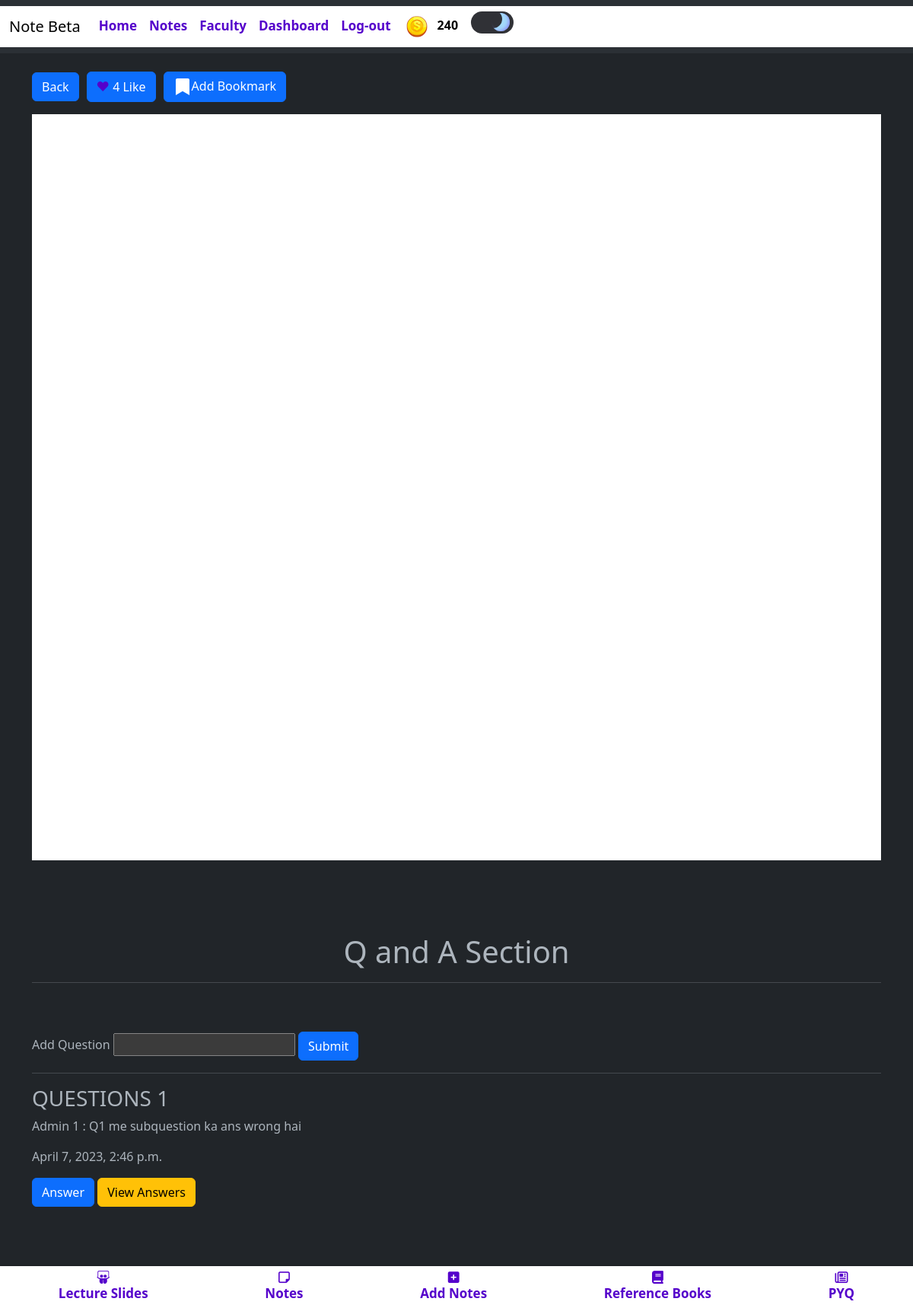
Screenshot of /notes/applied-mathematics-4-5/ (signed in) with the database file from the repository.
### blogapp/models.py (models this page shows, shortened)
class UserAccount(AbstractBaseUser, PermissionsMixin):
    email = models.CharField(max_length = 50,unique=True)
    name = models.CharField(max_length=200)
    is_active = models.BooleanField(default=True)
    is_mod = models.BooleanField(default=False)
    is_nUser = models.BooleanField(default=True)
    is_staff = models.BooleanField(default=False)
    coins_scored = models.IntegerField(default=100,null=True,blank=True)
    rank = models.IntegerField(default=0)
    bookmarks = models.ManyToManyField('blogapp.Notes', blank=True)
    is_emailVerified = models.BooleanField(default=False)
    objects = UserAccountManager()
    USERNAME_FIELD = 'email'
    REQUIRED_FIELDS = ['name']
    def __str__(self):
        return f"{self.name} ({self.coins_scored})"

class Notes(models.Model):
    typ = (
        ('Assignment','Assignment'),
        ('Experiment','Experiment'),
        ('Notes','Notes'),
        ('ReferenceBook','Reference Book'),
        ('LectureSlides','Lecture Slides'),
        ('PYQ','PYQ'),
    )
    mods = (
        ('1','1'),
        ('2','2'),
        ('3','3'),
        ('4','4'),
        ('5','5'),
        ('6','6'),
    )
    desc = models.TextField(max_length=500,null=True,blank=True)
    mod = models.CharField(max_length=5,choices=mods,null=True,blank=True)
    file = models.FileField(upload_to='notes/')
    author = models.ForeignKey(UserAccount,on_delete=models.CASCADE)
    status = models.BooleanField(default=False)
    likes = models.ManyToManyField(UserAccount,related_name="notes_like",default=0)
    views = models.PositiveIntegerField(default=0)
    buy=models.ManyToManyField(UserAccount,related_name="buy_notes")
    typeN = models.CharField(max_length=50,null=True,blank=True,choices=typ)
    docid = models.CharField(max_length=300,null=True,blank=True)
    sub =  models.ForeignKey(Subject,on_delete=models.CASCADE,null=True,blank=True)
    slug = AutoSlugField(populate_from = 'sub',unique=True,null=True,default=None)
    nDetail = models.CharField(max_length=100,null=True,blank=True)
    def __str__(self):
        niu = f'{self.sub.name} - {self.mod} {self.typeN} by {self.author}'
        return niu
    def comnt(self):
        return f'/notes/{self.slug}/comment/'

class Comment(models.Model):
    toU = models.ForeignKey(UserAccount,on_delete=models.CASCADE)
    fromU = models.ForeignKey(UserAccount,on_delete=models.CASCADE,related_name='fromCmnt')
    note = models.ForeignKey(Notes,on_delete=models.CASCADE)
    slug = AutoSlugField(populate_from = 'fromU',unique = True)
    cmnt = models.TextField()
    cmntDate = models.DateTimeField(auto_now_add=True)
    def reply(self):
        return f'/notes/{self.note.slug}/comment/{self.slug}/'
    def seeR(self):
        return f'/seeRply/{self.slug}/'

### blogapp/views.py (the view, shortened to what this page needs)
# urls.py: path('notes/<slug:slug>/',views.noteViewer,name='notesViewer'),
@login_required(login_url='/login/')
def noteViewer(request, slug):
    notes = Notes.objects.filter(slug=slug)
    note = get_object_or_404(Notes, slug=slug)
    cmnt = Comment.objects.filter(toU = note.author)
    total_comments = note.comment_set.count()
    view_count = request.session.get('view_count', {})
    if not view_count.get(slug):
        view_count[slug] = 0
    user = request.user
    bookmarked_notes = user.bookmarks.all()
    is_bookmarked = note in bookmarked_notes
    context = {
        'notes': notes,
        'note': note,
        'view_count': view_count.get(slug, 0),
        'is_bookmarked': is_bookmarked,
        'cmnt' : cmnt,
        'total_comments':total_comments
    }
    return render(request, 'main/noteViewer.html', context)

### templates/main/noteViewer.html (shortened to what this page needs)
{% extends 'index.html' %}
{% block content %}
<div class="container mt-4">
  <div class="d-flex align-items-center mb-3">
    <a href="{% url 'notes' %}" class="btn btn-primary mr-3">Back</a>
    <form action="{% url 'like_notes' note.pk %}" method="POST">
      {% if request.user in x.likes.all %}
      <button type="submit" class="btn btn-primary liked" style="margin-left: 10px; margin-right: 10px;">
        <span class="heart-icon">&hearts;</span> {{ note.likes.count }} Liked
      </button>
      {% else %}
      <button type="submit" class="btn btn-primary like" style="margin-left: 10px; margin-right: 10px;">
        <span class="heart-icon">&hearts;</span> {{ note.likes.count }} Like
      </button>
      {% endif %}
    </form>
    {% if is_bookmarked %}
    <form method="POST" action="{% url 'notesViewer' note.slug %}">
      {% csrf_token %}
      <button type="submit" name="bookmark" value="remove" class="btn btn-danger">
        <i class="fa fa-bookmark" aria-hidden="true"></i><i class="fa fa-bookmark-o" aria-hidden="true"></i>
                  &nbsp; Remove Bookmark
      </button>
    </form>
    {% else %}
    <form method="POST" action="{% url 'notesViewer' note.slug %}">
      <button type="submit" name="bookmark" value="add" class="btn btn-primary">
        <svg
                    xmlns="http://www.w3.org/2000/svg"
                    width="24"
                    height="24"
                    viewBox="0 0 24 24"
                  >
                  <path fill="currentColor" d="M19 0H5C3.9 0 3 .9 3 2v20l9-5.2L21 22V2c0-1.1-.9-2-2-2z"/>
                  </svg>Add Bookmark
      </button>
    </form>
    {% endif %}
  </div>
<div class="row">
  <iframe src="{{ note.docid }}" width="840" height="980" allow="autoplay"></iframe>
</div>
<br>
<br><br><br>
  <h1 style="text-align: center;">Q and A Section</h1>
  <hr><br>
<br>
  <div class="row">
    <form action="{{note.comnt}}" method="post">
      <label for="">Add Question</label>
      <input type="text" name="cmnt" id="">
      <button type="submit" class="btn btn-primary">Submit</button>
    </form>
  </div>
  <hr>
  <div class="row">
    <h3>QUESTIONS {{total_comments}}</h3>
    {% for x in cmnt %}
      <p>{{x.fromU.name}} : {{x.cmnt}}</p>
      <p>{{x.cmntDate}}</p>
      <p><button type="button" class="btn btn-primary" data-bs-toggle="modal" data-bs-target="#exampleModal{{forloop.counter}}">
        Answer
      </button>
      <a href="{{x.seeR}}"><button type="button" class="btn btn-warning" data-bs-toggle="modal" >View Answers</button></a>
      </p>
    {% endfor %}
  </div>
</div>
{% endblock %}

### templates/components/header.html (shortened to what this page needs)
{% load static %}
<nav class="navbar navbar-expand-lg bg-body-tertiary" >
    <div class="container-fluid" style="background-color: white;">
      <a class="navbar-brand mb-0 h1" href="{% url 'notes'%}" style="color: black;">Note Beta</a>
      <div class="collapse navbar-collapse" id="navbarTogglerDemo03">
        <ul class="navbar-nav me-auto mb-2 mb-lg-0" >
          {% if user.is_authenticated %}
          <li class="nav-item">
            <a class="nav-link abc" href="{% url 'home' %}" >Home</a>
          </li>
          <li class="nav-item" >
            <a class="nav-link abc" href="{% url 'notes' %}" >Notes</a>
          </li>
          <li class="nav-item" >
            <a class="nav-link abc" href="{% url 'teacher' %}" >Faculty</a>
          </li>
          <li class="nav-item" >
            <a class="nav-link abc" href="{% url 'dashboard' %}" >Dashboard</a>
          </li>
          <li class="nav-item">
            <a class="nav-link abc" href="{% url 'logout' %}" >Log-out</a>
          </li>
          {% endif %}
          {% if user.is_authenticated %}
          <table class="coins">
          <th>
          <img src="{% static 'images/coin.png' %}" alt="">
          </th>
          <th>
          <p class="cna" id="cna" style="color: black;">{{ user.coins_scored }}</p>
          </th>
          </table>
    {% endif %}
            <label class="switch">
              <span class="slider"></span>
            </label>
      </div>
    </div>
  </nav>

### templates/components/header.html (style rules this page uses)
.nav-link { margin-top: 5px; color: #5500cb; font-size: 17px; font-weight: bold; }
.coins { width: 3px; }
.cna { margin-top: 12px; font-weight: bold; }
.switch { margin-left: 1em; margin-top: 7px; --width-of-switch: 3.5em; --height-of-switch: 1.8em; --size-of-icon: 1.4em; --slider-offset: 0.3em; position: relative; width: var(--width-of-switch); height: var(--height-of-switch); }
.slider { position: absolute; cursor: pointer; top: 0; left: 0; right: 0; bottom: 0; background-color: #f4f4f5; transition: .4s; border-radius: 30px; }
.slider:before { position: absolute; content: ""; height: var(--size-of-icon,1.4em); width: var(--size-of-icon,1.4em); border-radius: 20px; left: var(--slider-offset,0.3em); top: 50%; transform: translateY(-50%); background: linear-gradient(40deg,#ff0080,#ff8c00 70%); ; transition: .4s; }
input:checked + .slider { background-color: #303136; }
input:checked + .slider:before { left: calc(100% - (var(--size-of-icon,1.4em) + var(--slider-offset,0.3em))); background: #303136; box-shadow: inset -3px -2px 5px -2px #8983f7, inset -10px -4px 0 0 #a3dafb; }

### templates/components/notesBottomNav.html (style rules this page uses)
i,span { color: #5500cb; font-size: 17px; font-weight: bold; }

### rows the page displays
UserAccount: coins_scored "240"
Notes: likes.count "4"
Comment: fromU.name "Admin 1", cmnt "Q1 me subquestion ka ans wrong hai", cmntDate "April 7, 2023, 2:46 p.m."

### other values shown
{{ total_comments }} "1"
